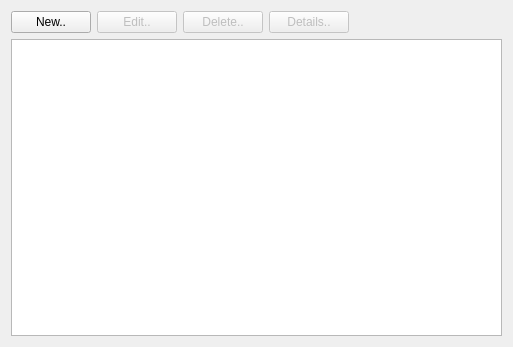
<?xml version="1.0" encoding="UTF-8"?>
<ui version="4.0">
 <class>project_widget</class>
 <widget class="QWidget" name="project_widget">
  <property name="geometry">
   <rect>
    <x>0</x>
    <y>0</y>
    <width>513</width>
    <height>347</height>
   </rect>
  </property>
  <property name="windowTitle">
   <string>Form</string>
  </property>
  <property name="locale">
   <locale language="English" country="UnitedStates"/>
  </property>
  <layout class="QGridLayout" name="gridLayout">
   <item row="0" column="2">
    <widget class="QPushButton" name="push_project_delete">
     <property name="enabled">
      <bool>false</bool>
     </property>
     <property name="text">
      <string>Delete..</string>
     </property>
    </widget>
   </item>
   <item row="0" column="0">
    <widget class="QPushButton" name="push_project_new">
     <property name="text">
      <string>New..</string>
     </property>
    </widget>
   </item>
   <item row="0" column="1">
    <widget class="QPushButton" name="push_project_edit">
     <property name="enabled">
      <bool>false</bool>
     </property>
     <property name="locale">
      <locale language="English" country="UnitedStates"/>
     </property>
     <property name="text">
      <string>Edit..</string>
     </property>
    </widget>
   </item>
   <item row="0" column="3">
    <widget class="QPushButton" name="push_project_details">
     <property name="enabled">
      <bool>false</bool>
     </property>
     <property name="text">
      <string>Details..</string>
     </property>
    </widget>
   </item>
   <item row="1" column="0" colspan="5">
    <widget class="QTableView" name="table_project_list"/>
   </item>
   <item row="0" column="4">
    <spacer name="horizontalSpacer">
     <property name="orientation">
      <enum>Qt::Horizontal</enum>
     </property>
     <property name="sizeHint" stdset="0">
      <size>
       <width>128</width>
       <height>20</height>
      </size>
     </property>
    </spacer>
   </item>
  </layout>
 </widget>
 <resources/>
 <connections/>
</ui>
